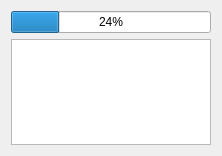
<?xml version="1.0" encoding="UTF-8"?>
<ui version="4.0">
 <class>Dialog</class>
 <widget class="QDialog" name="Dialog">
  <property name="geometry">
   <rect>
    <x>0</x>
    <y>0</y>
    <width>222</width>
    <height>156</height>
   </rect>
  </property>
  <property name="windowTitle">
   <string>Dialog</string>
  </property>
  <layout class="QVBoxLayout" name="verticalLayout">
   <item>
    <widget class="QProgressBar" name="progressBar">
     <property name="value">
      <number>24</number>
     </property>
     <property name="orientation">
      <enum>Qt::Horizontal</enum>
     </property>
     <property name="invertedAppearance">
      <bool>false</bool>
     </property>
     <property name="textDirection">
      <enum>QProgressBar::TopToBottom</enum>
     </property>
     <property name="format">
      <string>%p%</string>
     </property>
    </widget>
   </item>
   <item>
    <widget class="QTextBrowser" name="textBrowser"/>
   </item>
  </layout>
 </widget>
 <resources/>
 <connections/>
</ui>
